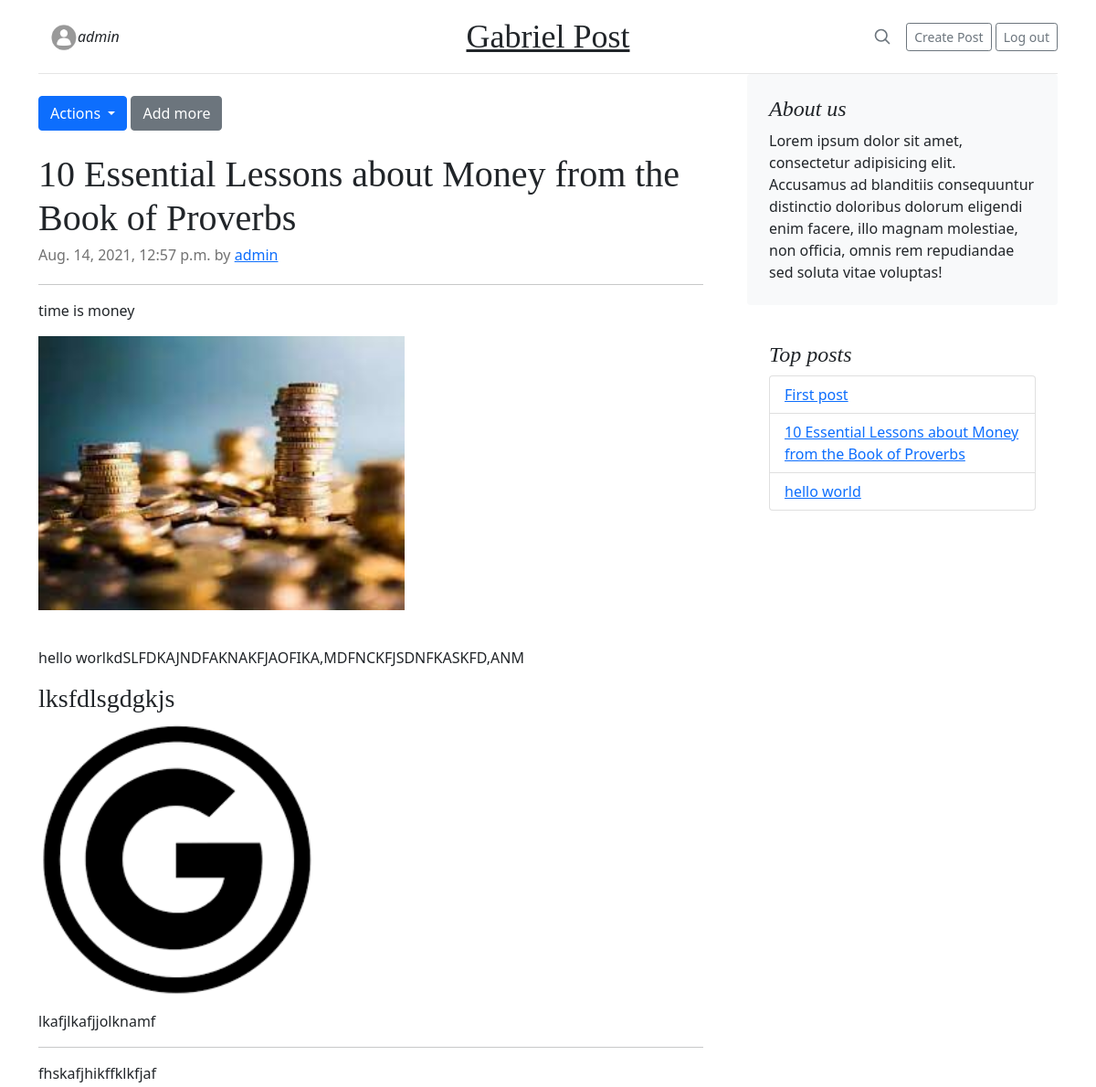
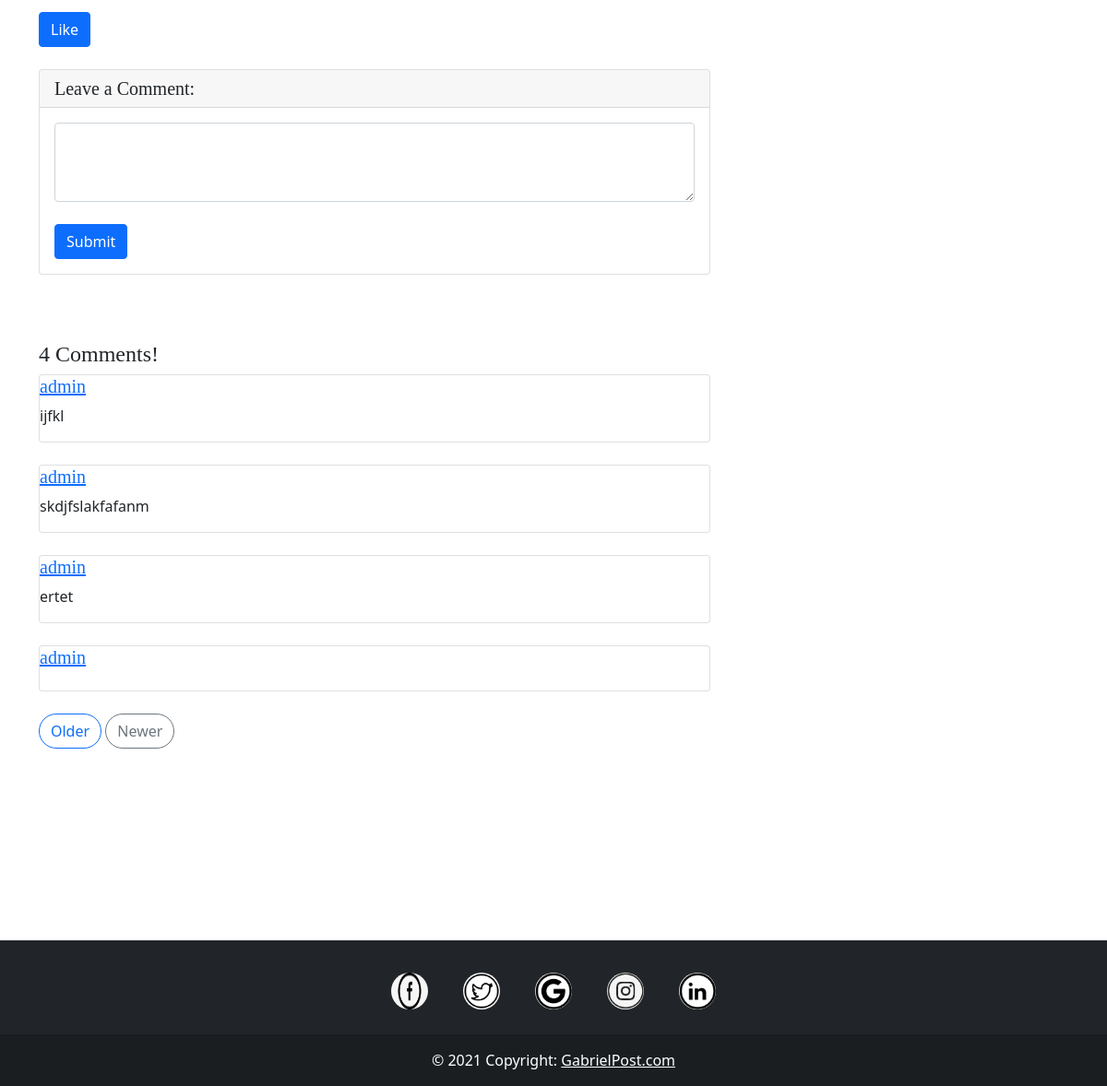
The app's page /blog/10-essential-lessons-about-money-from-the-book-of-/ (signed in) with its own data (2 pictures, top to bottom).
### blog/models.py (models this page shows, shortened)
class BlogModel(models.Model):
    LANGUAGES_CHOICES = (
        ('Eng', 'English'),
        ('Hin', 'Hindi'),
    )
    blog_title = models.CharField( max_length=250, blank=False, null=False)
    slug = models.SlugField(unique=True, null=True, blank=True)
    blog_short_desc = models.CharField(max_length=1000, blank=False, null=False)
    blog_author = models.ForeignKey(User, on_delete=models.CASCADE)
    date_posted_on = models.DateTimeField(auto_now_add=True)
    blog_image = models.ImageField(upload_to='blog_pics', blank=False, null=False,)
    blog_complete_desc = RichTextField(blank=False, null=False)
    blog_language = models.CharField(max_length=3, choices=LANGUAGES_CHOICES)
    likes = models.ManyToManyField(User, related_name='post_likes', blank=True)

class AddBlogModel(models.Model):
    blog    = models.ForeignKey(BlogModel, on_delete=models.CASCADE)
    author  = models.ForeignKey(User, on_delete=models.CASCADE)
    title   = models.CharField(max_length=1000, blank=False, null=False)
    image   = models.ImageField(upload_to='blog_pics', null=True, blank=True,)
    body    = RichTextField(null=False, blank=False)

class CommentModel(models.Model):
    blog = models.ForeignKey(BlogModel, on_delete=models.CASCADE)
    comment_author = models.ForeignKey(User, on_delete=models.CASCADE)
    last_updated_on = models.DateTimeField(auto_now_add=True)
    comment = models.TextField(max_length=1000, blank=False, null=False)

### blog/views.py (the view)
# urls.py: path('<slug:slug>/', views.blogDetail, name='blog_detail'),
@login_required()
def blogDetail(request, slug):
    user = User.objects.get(id=request.user.id)
    post_all = BlogModel.objects.all()[:5]
    post = BlogModel.objects.filter(slug=slug).first()
    if not post:
        return render(request, 'blog/pageNotFound.html', context=None)
    additional_content = AddBlogModel.objects.filter(blog=post)
    if request.method == 'POST':
        comment_object = CommentModel(blog=post, comment_author=request.user, comment=request.POST['commentText'])
        comment_object.save()
        return redirect(f'/blog/{slug}/')
    if post in user.post_likes.all():
        has_liked = True
    else:
        has_liked = False
    context = {
        'blog': post,
        'username': request.user,
        'all_post': post_all,
        'additional_content': additional_content,
        'has_liked': has_liked,
    }
    return render(request, 'blog/blogDetail.html', context=context)

### blog/templates/blog/blogDetail.html (shortened to what this page needs)
{% extends 'blog/index.html' %}
{% block content %}
  <div class="row g-5">
    <div class="col-md-8">  <br>
      {% if username == blog.blog_author %}
      <div class="dropdown">
            <button class="btn btn-primary dropdown-toggle" type="button" id="dropdownMenuButton" data-bs-toggle="dropdown" aria-expanded="false">
              Actions
            </button>
        <a type="button" class="btn btn-secondary" href="{% url 'add_content' blog.slug %}">Add more</a>
          </div>
      <br>
      {% endif %}
      <article class="blog-post">
        <h2 class="blog-post-title">{{ blog.blog_title }}</h2>
        <p class="blog-post-meta">{{blog.date_posted_on}} by <a href="#">{{blog.blog_author}}</a></p>
                <hr>
        <p>{{ blog.blog_short_desc|safe }}</p>
        <img src="{{ blog.blog_image.url }}" alt="oops" height="300">
        <br><br>
        <p>{{ blog.blog_complete_desc|safe }}</p>
         {% for content in additional_content %}
          <div>
              <bold><h3>{{ content.title }}</h3></bold>
              {% if content.image %}
              <img src="{{ content.image.url }}" alt="oops" height="300">
              {% endif %}
              <p>
                  {{ content.body|safe }}
              </p>
          </div>
          {% endfor %}
          {% if has_liked %}
          <form action="{% url 'blog_dislike' blog.slug %}" method="post">
              {% csrf_token %}
              <button type="submit" class="btn btn-secondary">Dislike</button>
          </form>
          {% else %}
          <form action="{% url 'blog_likes' blog.slug %}" method="post">
              <button type="submit" class="btn btn-primary">Like</button>
          </form>
        {% endif %}
        <div class="card my-4">
          <h5 class="card-header">Leave a Comment:</h5>
          <div class="card-body">
            <form method="post">
              <div class="form-group">
                <textarea class="form-control" rows="3" name="commentText"></textarea>
              </div>
              <br>
              <input class="btn btn-primary" type="submit" value="Submit">
            </form>
          </div>
        </div>
        <br><br>
        {% if blog.commentmodel_set.all %}
            <div>
              <h4>{{ blog.commentmodel_set.all.count }} Comments!</h4>
            </div>
        {% for a in blog.commentmodel_set.all %}
        <div class="media mb-4">
          <div class="media-body">
            <div class="card my-2">
              <h5 class="mt-0">
                <a href="#">{{ a.comment_author }}</a>
              </h5>
              <p>{{ a.comment }}</p>
            </div>
          </div>
        </div>
        {% endfor %}
        <nav class="blog-pagination" aria-label="Pagination">
        <a class="btn btn-outline-primary" href="#">Older</a>
        <a class="btn btn-outline-secondary " href="#" tabindex="-1" aria-disabled="true">Newer</a>
      </nav>
        {% endif %}
      </div>
    <div class="col-md-4">
      <div class="position-sticky" style="top: 2rem;">
        <div class="p-4 mb-3 bg-light rounded">
          <h4 class="fst-italic">About us</h4>
          <p class="mb-0">Lorem ipsum dolor sit amet, consectetur adipisicing elit. Accusamus ad blanditiis consequuntur distinctio doloribus dolorum eligendi enim facere, illo magnam molestiae, non officia, omnis rem repudiandae sed soluta vitae voluptas!</p>
        </div>
        <div class="p-4">
          <h4 class="fst-italic">Top posts</h4>
          <ul class="list-group">
            {% for p in all_post %}
          <li class="list-group-item">
            <a href="{% url 'blog_detail' p.slug %}">{{ p.blog_title }}</a>
          </li>
            {% endfor %}
          </ul>
        </div>
      </div>
    </div>
  </div>
{% endblock content %}

### blog/templates/blog/index.html (shortened to what this page needs)
{% load static %}
<!doctype html>
<html lang="en">
  <head>
    <link href="https://cdn.jsdelivr.net/npm/bootstrap@5.0.2/dist/css/bootstrap.min.css" rel="stylesheet">
    <link type="text/css" rel="stylesheet" href="{% static 'blog/blog.css' %}" >
  </head>
  <body>
  <div class="container">
    <nav class="blog-header py-3">
      <div class="row flex-nowrap justify-content-between align-items-center">
        <div class="col-4 pt-1">
            <a type="button" class="btn btn-elegant" href="#"><img src="{% static 'blog/profile.jpg' %}" width="30" height="30"><em>{{ request.user }}</em></a>
        </div>
        <div class="col-4 text-center">
          <a class="blog-header-logo text-dark" href="{% url 'home' %}">Gabriel Post</a>
        </div>
        <div class="col-4 d-flex justify-content-end align-items-center">
          <a class="link-secondary" href="#" aria-label="Search">
            <svg xmlns="http://www.w3.org/2000/svg" width="20" height="20" fill="none" stroke="currentColor" stroke-linecap="round" stroke-linejoin="round" stroke-width="2" class="mx-3" role="img" viewBox="0 0 24 24"><title>Search</title><circle cx="10.5" cy="10.5" r="7.5"/><path d="M21 21l-5.2-5.2"/></svg>
          </a>
            <padding>
                <a class="btn btn-sm btn-outline-secondary" href="{% url 'new_post' %}">Create Post</a>
                <a class="btn btn-sm btn-outline-secondary" href="{% url 'logout' %}">Log out</a>
            </padding>
        </div>
      </div>
    </nav>
  </div>
  <div>
      <div class="container">
      {% block content %}
      {% endblock content %}
      </div>
    </div>
  <div>
      <br><br><br><br><br><br>
  </div>
  <footer class="bg-dark text-center text-white">
  <div class="container p-4 pb-0">
    <section class="mb-3">
      <a class="btn btn-outline btn-floating m-1" href="#!" role="button">
          <img src="{% static 'blog/facebook.png' %}" alt="oops" width="40" height="40" class="rounded-circle">
      </a>
      <a class="btn btn-outline btn-floating m-1" href="#!" role="button">
          <img src="{% static 'blog/twitter.png' %}" alt="oops" width="40" height="40" class="rounded-circle">
      </a>
      <a class="btn btn-outline btn-floating m-1" href="#!" role="button">
          <img src="{% static 'blog/google.png' %}" alt="oops" width="40" height="40" class="rounded-circle">
      </a>
      <a class="btn btn-outline btn-floating m-1" href="#!" role="button"
        ><img src="{% static 'blog/instagram.png' %}" alt="oops" width="40" height="40" class="rounded-circle"></a>
      <a class="btn btn-outline btn-floating m-1" href="#!" role="button">
          <img src="{% static 'blog/linkedin.png' %}" alt="oops" width="40" height="40" class="rounded-circle">
      </a>
    </section>
  </div>
  <div class="text-center p-3" style="background-color: rgba(0, 0, 0, 0.2);">
    © 2021 Copyright:
    <a class="text-white" href="https://mdbootstrap.com/">GabrielPost.com</a>
  </div>
</footer>
  </body>
</html>

### blog/static/blog/blog.css (style rules this page uses)
.blog-header { line-height: 1; border-bottom: 1px solid #e5e5e5; }
.blog-header-logo { font-family: "Playfair Display", Georgia, "Times New Roman", serif; font-size: 2.25rem; }
h1, h2, h3, h4, h5, h6 { font-family: "Playfair Display", Georgia, "Times New Roman", serif; }
.blog-pagination { margin-bottom: 4rem; }
.blog-pagination > .btn { border-radius: 2rem; }
.blog-post { margin-bottom: 4rem; }
.blog-post-title { margin-bottom: .25rem; font-size: 2.5rem; }
.blog-post-meta { margin-bottom: 1.25rem; color: #727272; }

### records on screen
BlogModel: blog_title "10 Essential Lessons about Money from the Book of Proverbs", date_posted_on "Aug. 14, 2021, 12:57 p.m.", blog_author "admin", blog_short_desc "time is money", blog_image (picture), blog_complete_desc "hello worlkdSLFDKAJNDFAKNAKFJAOFIKA,MDFNCKFJSDNFKASKFD,ANM", commentmodel_set.all.count "4"
AddBlogModel: title "lksfdlsgdgkjs", image (picture), body "lkafjlkafjjolknamf fhskafjhikffklkfjaf"
CommentModel: comment_author "admin", comment "ijfkl"
CommentModel: comment_author "admin", comment "skdjfslakfafanm"
CommentModel: comment_author "admin", comment "ertet"
CommentModel: comment_author "admin"
BlogModel: blog_title "First post"
BlogModel: blog_title "hello world"

### other values on screen
{{ request.user }} "admin"
